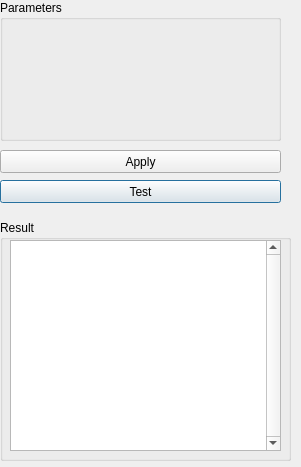
<?xml version="1.0" encoding="UTF-8"?>
<ui version="4.0">
 <author>Nestor Rodriguez</author>
 <class>Dialog</class>
 <widget class="QDialog" name="Dialog">
  <property name="windowModality">
   <enum>Qt::NonModal</enum>
  </property>
  <property name="geometry">
   <rect>
    <x>0</x>
    <y>0</y>
    <width>301</width>
    <height>467</height>
   </rect>
  </property>
  <property name="windowTitle">
   <string>Cga</string>
  </property>
  <widget class="QWidget" name="verticalLayoutWidget">
   <property name="geometry">
    <rect>
     <x>0</x>
     <y>0</y>
     <width>281</width>
     <height>141</height>
    </rect>
   </property>
   <layout class="QVBoxLayout" name="verticalLayout">
    <item>
     <widget class="QGroupBox" name="paramBox">
      <property name="title">
       <string>Parameters</string>
      </property>
     </widget>
    </item>
   </layout>
  </widget>
  <widget class="QGroupBox" name="resultBox">
   <property name="geometry">
    <rect>
     <x>0</x>
     <y>220</y>
     <width>291</width>
     <height>241</height>
    </rect>
   </property>
   <property name="title">
    <string>Result</string>
   </property>
   <widget class="QTextEdit" name="resultTextEdit">
    <property name="geometry">
     <rect>
      <x>10</x>
      <y>20</y>
      <width>271</width>
      <height>211</height>
     </rect>
    </property>
    <property name="verticalScrollBarPolicy">
     <enum>Qt::ScrollBarAlwaysOn</enum>
    </property>
   </widget>
  </widget>
  <widget class="QPushButton" name="runButton">
   <property name="geometry">
    <rect>
     <x>0</x>
     <y>180</y>
     <width>281</width>
     <height>23</height>
    </rect>
   </property>
   <property name="text">
    <string>Test</string>
   </property>
  </widget>
  <widget class="QPushButton" name="applyButton">
   <property name="geometry">
    <rect>
     <x>0</x>
     <y>150</y>
     <width>281</width>
     <height>23</height>
    </rect>
   </property>
   <property name="text">
    <string>Apply</string>
   </property>
  </widget>
 </widget>
 <resources/>
 <connections/>
</ui>
